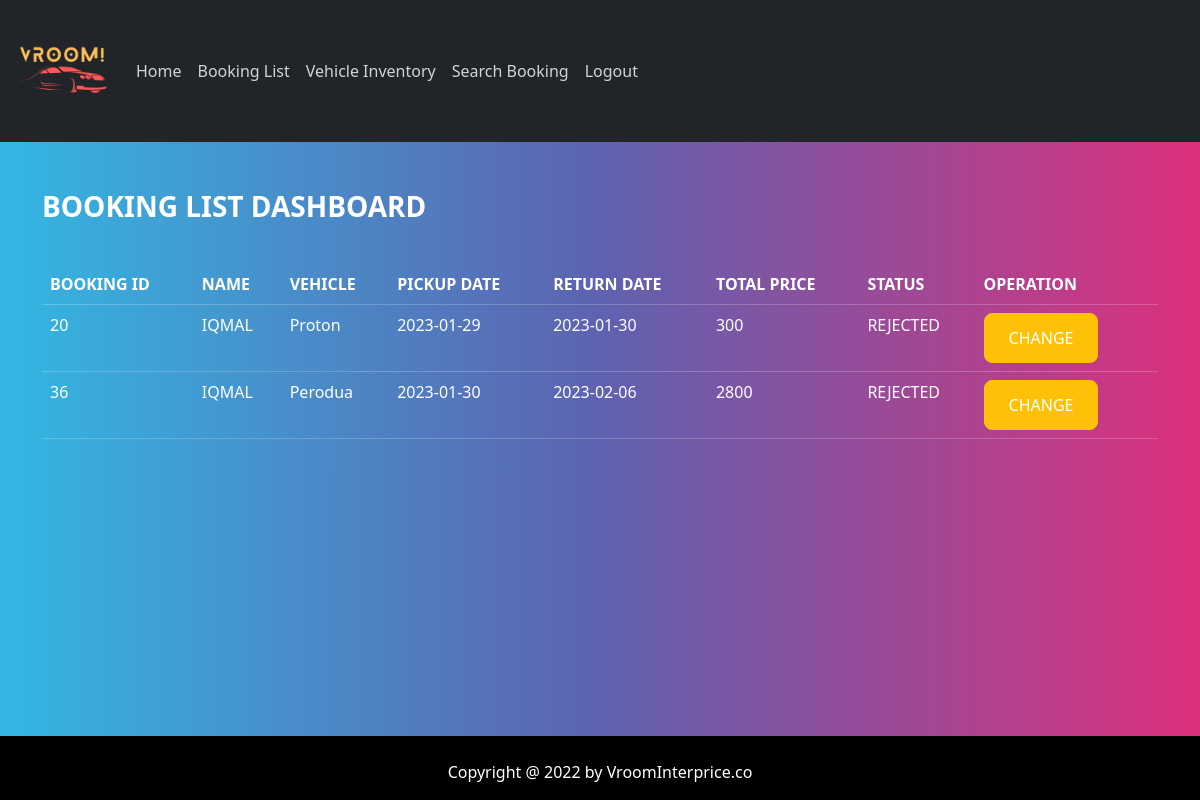
/adminview.php (signed in), run on the app's committed database.
### tables this page shows
CREATE TABLE `tb_booking` (
  `b_id` int(11) NOT NULL,
  `b_customer` varchar(15) NOT NULL,
  `b_vehicle` varchar(10) NOT NULL,
  `b_pickupdate` date NOT NULL,
  `b_returndate` date NOT NULL,
  `b_totalprice` int(11) NOT NULL,
  `b_email` varchar(20) NOT NULL,
  `b_status` int(5) NOT NULL
);

CREATE TABLE `tb_user` (
  `u_id` varchar(15) NOT NULL,
  `u_pwd` varchar(100) NOT NULL,
  `u_name` varchar(200) NOT NULL,
  `u_address` varchar(200) DEFAULT NULL,
  `u_contact` varchar(20) NOT NULL,
  `u_license` varchar(20) NOT NULL,
  `u_type` varchar(2) NOT NULL
);

CREATE TABLE `tb_vehicle` (
  `v_reg` varchar(10) NOT NULL,
  `v_type` text NOT NULL,
  `v_model` varchar(10) NOT NULL,
  `v_year` int(4) DEFAULT NULL,
  `v_price` int(255) NOT NULL,
  `v_pic` varchar(500) NOT NULL
);

CREATE TABLE `tb_status` (
  `s_id` int(5) NOT NULL,
  `s_desc` varchar(20) NOT NULL
);

### adminview.php (the view, shortened to what this page needs)
<?php
include ('dbconnect.php');
include 'headeradmin.php';
$sql = "SELECT * FROM tb_booking
        LEFT JOIN tb_vehicle ON tb_booking.b_vehicle = tb_vehicle.v_reg
        LEFT JOIN tb_status ON tb_booking.b_status = tb_status.s_id
        LEFT JOIN tb_user ON tb_booking.b_customer = tb_user.u_id
        WHERE b_status != '1'";
$result = mysqli_query($con,$sql);
?>
<div class="container">
	<br><br>
<h3>BOOKING LIST DASHBOARD</h3>
	<br>
	<table class="table table-hover">
  <thead>
    <tr>
      <th scope="col">BOOKING ID</th>
      <th scope="col">NAME</th>
      <th scope="col">VEHICLE</th>
      <th scope="col">PICKUP DATE</th>
      <th scope="col">RETURN DATE</th>
      <th scope="col">TOTAL PRICE</th>
      <th scope="col">STATUS</th>
      <th scope="col">OPERATION</th>
    </tr>
  </thead>
  <tbody>
  	<?php
  	     while($row = mysqli_fetch_array($result))
  	     {
  	     	echo '<tr>';
  	     	echo "<td>".$row['b_id']."</td>";
  	     	echo "<td>".$row['u_name']."</td>";
  	     	echo "<td>".$row['v_model']."</td>";
  	     	echo "<td>".$row['b_pickupdate']."</td>";
  	     	echo "<td>".$row['b_returndate']."</td>";
  	     	echo "<td>".$row['b_totalprice']."</td>";
  	     	echo "<td>".$row['s_desc']."</td>";
  	     	echo "<td>";
  	     	     echo"<a href='staffapprovalprocess.php?id=".$row['b_id']."' class='btn btn-warning'> CHANGE </a>";
  	     	echo "</td>";
   	     	echo '</tr>';
  	     }
  	?>
  </tbody>
</table>
</div>
<?php include 'footer.php'; ?>

### data on the page
tb_booking: b_id "20", b_customer.u_name "IQMAL", b_vehicle.v_model "Proton", b_pickupdate "2023-01-29", b_returndate "2023-01-30", b_totalprice "300", b_status.s_desc "REJECTED"
tb_booking: b_id "36", b_customer.u_name "IQMAL", b_vehicle.v_model "Perodua", b_pickupdate "2023-01-30", b_returndate "2023-02-06", b_totalprice "2800", b_status.s_desc "REJECTED"
